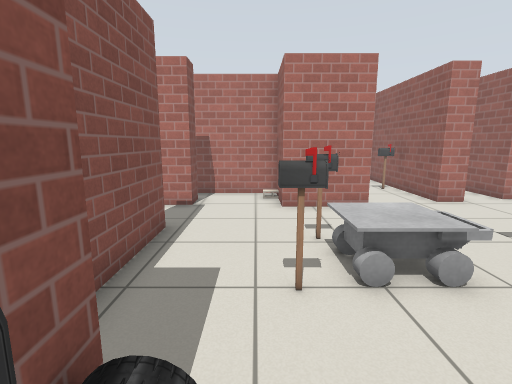
view 1 (above)

16 first-person views from a walk through a robot-simulator world made for Gazebo. The camera is 1.1 m above the floor, tilts 10° down and sees 85° across. Floor lines are 1 m apart. The floor is counted in squares, 0.5 m on a side. Each view is taken from the middle of a square. On the plan, view 1 faces up. The plan holds only what a view shows up to about 17 squares ahead; the rest is blank. Gazebo's built-in surfaces are drawn with simple patterns. Some stock models are drawn as simple stand-ins.

view 2
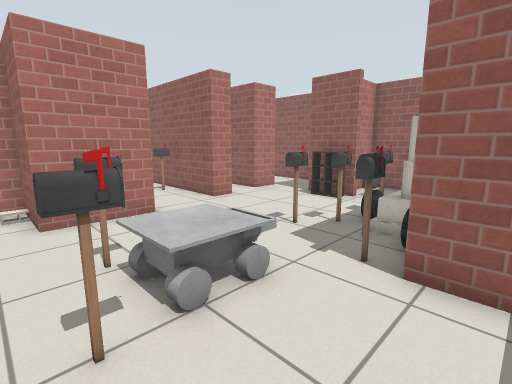

view 3
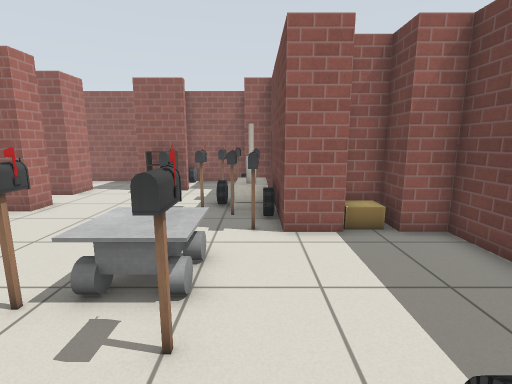

view 4
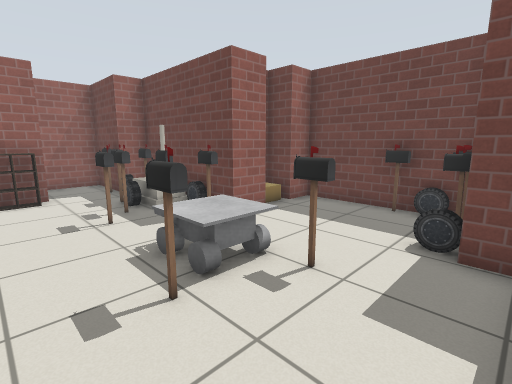

view 5
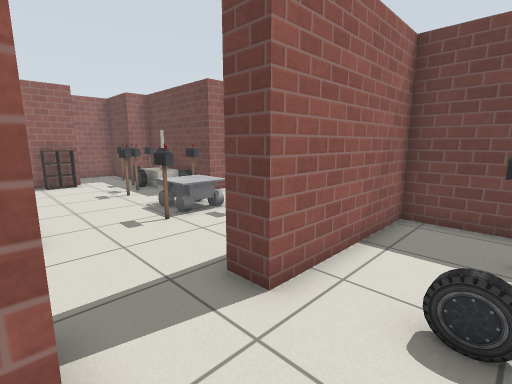

view 6
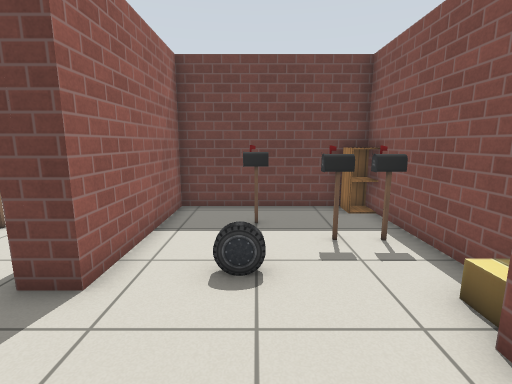

view 7
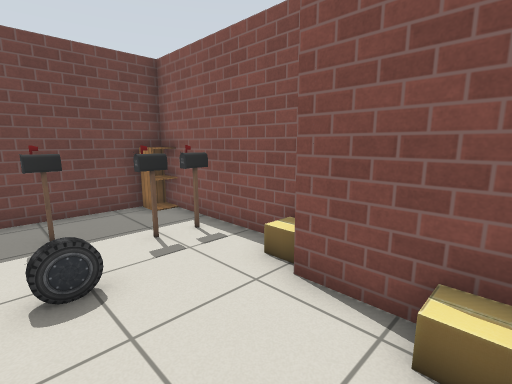

view 8
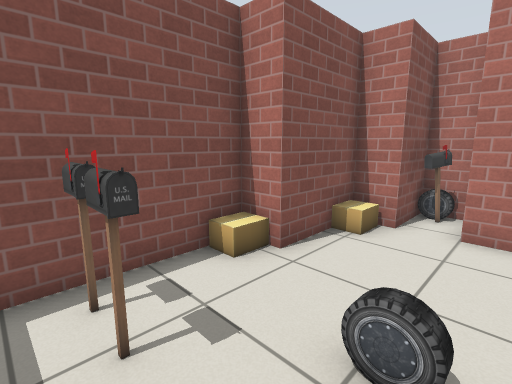

view 9
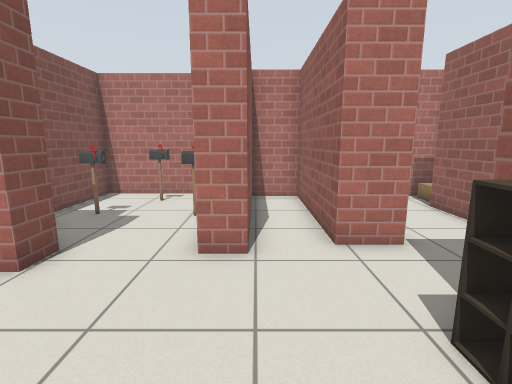

view 10
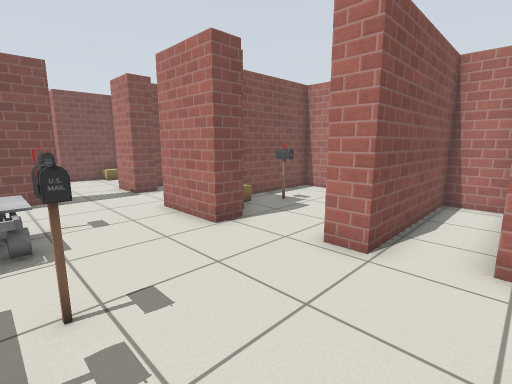

view 11
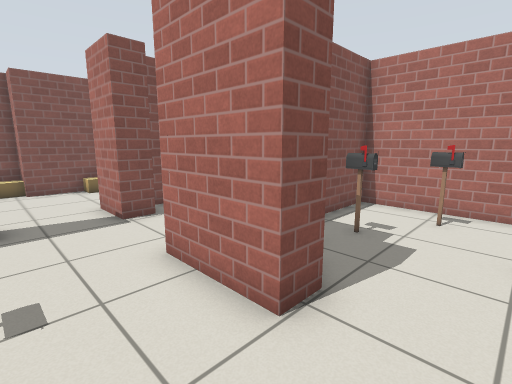

view 12
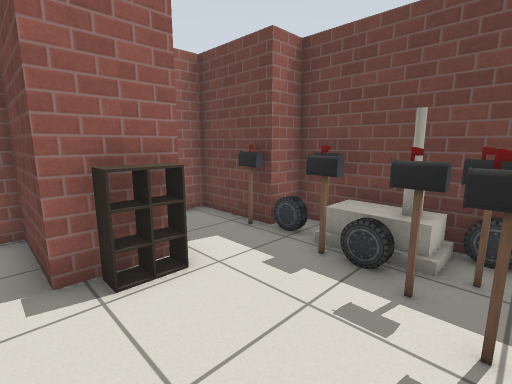

view 13
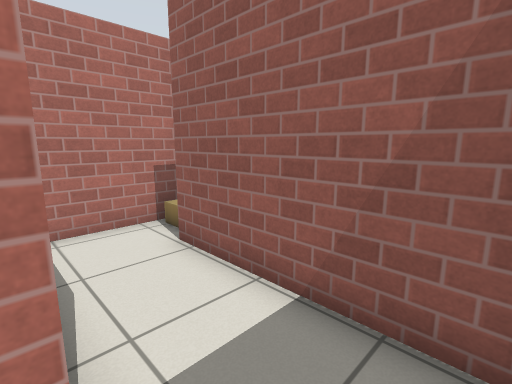

view 14
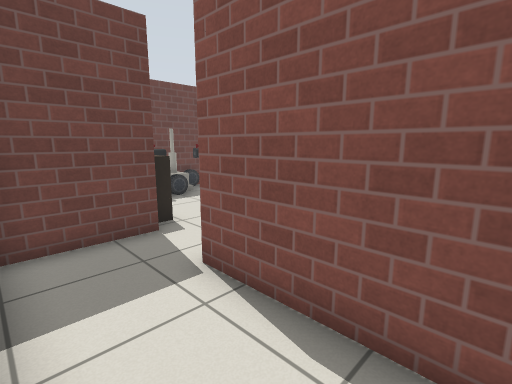

view 15
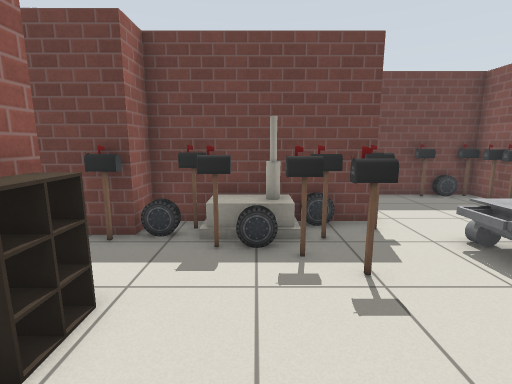

view 16
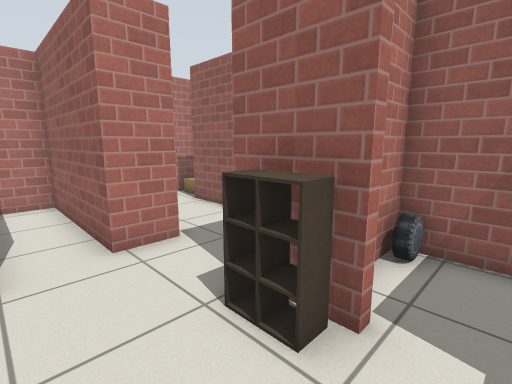

### Floor plan
Ten units are one square. View 1 is at (0, 0); x grows to the right and y downward. Boxes are objects, and circles mark ways between rooms. Rooms are numbered by the first view taken in them; rooms with no view inside come last. Other rooms are left out.
<svg viewBox="-103 -176 263 206">
<path fill="none" stroke="#000" d="M39 -106 39 -95 9 -95 9 -122 -26 -122M47 -8 47 -23 109 -23 109 -35 141 -35 141 -69 126 -69M109 -61 109 -84 141 -84 141 -146M-20 -19 -12 -19M-34 -71 -24 -71 -24 -38M-24 -109 -24 -98 -35 -98M-12 4 -12 15M4 18 47 18 47 6 59 6 59 -5M-35 -118 -35 -112M112 -151 112 -108 97 -108 97 -165 78 -165 78 -103 68 -103 68 -115M154 -165 119 -165M101 -66 109 -66M101 -71 109 -71 101 -71M109 -65 102 -65 102 -78 109 -78M109 -77 101 -77M-98 -83 -98 -14 -34 -14 -34 -71M-35 -98 -44 -98M-51 -115 -60 -115M-63 -137 -74 -137 -74 -115 -86 -115 -86 -84M57 -171 15 -171 15 -128M68 -115 69 -169"/>
<rect x="-15" y="15" width="10" height="10" fill="#bbb"><title>postbox</title></rect>
<rect x="-15" y="-5" width="10" height="10" fill="#bbb"><title>postbox</title></rect>
<rect x="-15" y="-15" width="10" height="10" fill="#bbb"><title>car</title></rect>
<rect x="-5" y="15" width="10" height="10" fill="#bbb"><title>car</title></rect>
<rect x="5" y="5" width="10" height="10" fill="#bbb"><title>postbox</title></rect>
<rect x="5" y="-45" width="10" height="10" fill="#bbb"><title>postbox</title></rect>
<rect x="5" y="-65" width="20" height="10" fill="#bbb"><title>postbox</title></rect>
<rect x="15" y="-55" width="20" height="20" fill="#bbb"><title>other object</title></rect>
<rect x="45" y="-5" width="10" height="10" fill="#bbb"><title>cardboard box</title></rect>
<rect x="45" y="-35" width="10" height="10" fill="#bbb"><title>postbox</title></rect>
<rect x="55" y="-35" width="20" height="10" fill="#bbb"><title>car</title></rect>
<rect x="55" y="-65" width="10" height="10" fill="#bbb"><title>postbox</title></rect>
<rect x="65" y="-45" width="10" height="10" fill="#bbb"><title>postbox</title></rect>
<rect x="65" y="-55" width="10" height="10" fill="#bbb"><title>postbox</title></rect>
<rect x="75" y="-35" width="10" height="10" fill="#bbb"><title>house</title></rect>
<rect x="75" y="-45" width="10" height="10" fill="#bbb"><title>car</title></rect>
<rect x="85" y="-35" width="20" height="10" fill="#bbb"><title>postbox</title></rect>
<rect x="85" y="-45" width="10" height="10" fill="#bbb"><title>postbox</title></rect>
<rect x="105" y="-45" width="10" height="10" fill="#bbb"><title>postbox</title></rect>
<rect x="145" y="-165" width="10" height="20" fill="#bbb"><title>cardboard box</title></rect>
<rect x="-95" y="-25" width="10" height="10" fill="#bbb"><title>cabinet</title></rect>
<rect x="-95" y="-55" width="10" height="10" fill="#bbb"><title>postbox</title></rect>
<rect x="-95" y="-85" width="10" height="10" fill="#bbb"><title>cardboard box</title></rect>
<rect x="-85" y="-55" width="10" height="10" fill="#bbb"><title>postbox</title></rect>
<rect x="-85" y="-115" width="10" height="10" fill="#bbb"><title>cardboard box</title></rect>
<rect x="-75" y="-125" width="10" height="10" fill="#bbb"><title>postbox</title></rect>
<rect x="-75" y="-135" width="10" height="10" fill="#bbb"><title>car</title></rect>
<rect x="-65" y="-45" width="10" height="10" fill="#bbb"><title>postbox</title></rect>
<rect x="-65" y="-75" width="10" height="10" fill="#bbb"><title>car</title></rect>
<rect x="15" y="-125" width="10" height="10" fill="#bbb"><title>other object</title></rect>
<rect x="25" y="-145" width="10" height="10" fill="#bbb"><title>postbox</title></rect>
<rect x="35" y="-165" width="10" height="10" fill="#bbb"><title>postbox</title></rect>
<rect x="55" y="-135" width="10" height="10" fill="#bbb"><title>postbox</title></rect>
<circle cx="-30" cy="-85" r="3" fill="#2a7"/>
<circle cx="50" cy="-110" r="3" fill="#2a7"/>
<text x="40" y="-60">1</text>
<text x="-60" y="-60">2</text>
<text x="40" y="-140">3</text>
</svg>
Room 1 opens to room 2. Room 1 opens to room 3.

Where each view was taken, in squares from view 1:
view 1: 0 up, 0 right, facing up
view 2: 1 up, 0 right, facing up-right
view 3: 3 up, 2 left, facing right
view 4: 8 up, 2 left, facing down-right
view 5: 10 up, 6 left, facing down-right
view 6: 11 up, 6 left, facing down
view 7: 11 up, 5 left, facing down-left
view 8: 4 up, 5 left, facing up-left
view 9: 5 up, 8 right, facing up
view 10: 5 up, 10 right, facing up-left
view 11: 7 up, 6 right, facing up-left
view 12: 9 up, 6 right, facing down-right
view 13: 9 up, 11 right, facing up-right
view 14: 15 up, 14 right, facing down-left
view 15: 10 up, 8 right, facing down
view 16: 5 up, 8 right, facing up-right
